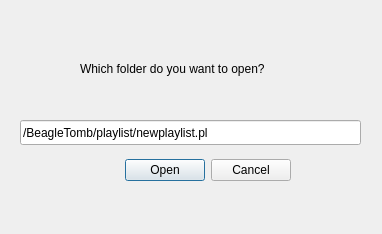
<?xml version="1.0" encoding="UTF-8"?>
<ui version="4.0">
 <class>openplaylist</class>
 <widget class="QDialog" name="openplaylist">
  <property name="geometry">
   <rect>
    <x>0</x>
    <y>0</y>
    <width>382</width>
    <height>234</height>
   </rect>
  </property>
  <property name="windowTitle">
   <string>Open Playlist</string>
  </property>
  <widget class="QDialogButtonBox" name="buttonBox">
   <property name="geometry">
    <rect>
     <x>70</x>
     <y>150</y>
     <width>221</width>
     <height>41</height>
    </rect>
   </property>
   <property name="orientation">
    <enum>Qt::Horizontal</enum>
   </property>
   <property name="standardButtons">
    <set>QDialogButtonBox::Cancel|QDialogButtonBox::Open</set>
   </property>
  </widget>
  <widget class="QLabel" name="label">
   <property name="geometry">
    <rect>
     <x>80</x>
     <y>60</y>
     <width>241</width>
     <height>17</height>
    </rect>
   </property>
   <property name="text">
    <string>Which folder do you want to open?</string>
   </property>
  </widget>
  <widget class="QLineEdit" name="OPENPL_entry">
   <property name="geometry">
    <rect>
     <x>20</x>
     <y>120</y>
     <width>341</width>
     <height>25</height>
    </rect>
   </property>
   <property name="text">
    <string>/BeagleTomb/playlist/newplaylist.pl</string>
   </property>
  </widget>
 </widget>
 <resources/>
 <connections>
  <connection>
   <sender>buttonBox</sender>
   <signal>accepted()</signal>
   <receiver>openplaylist</receiver>
   <slot>accept()</slot>
   <hints>
    <hint type="sourcelabel">
     <x>248</x>
     <y>254</y>
    </hint>
    <hint type="destinationlabel">
     <x>157</x>
     <y>274</y>
    </hint>
   </hints>
  </connection>
  <connection>
   <sender>buttonBox</sender>
   <signal>rejected()</signal>
   <receiver>openplaylist</receiver>
   <slot>reject()</slot>
   <hints>
    <hint type="sourcelabel">
     <x>316</x>
     <y>260</y>
    </hint>
    <hint type="destinationlabel">
     <x>286</x>
     <y>274</y>
    </hint>
   </hints>
  </connection>
 </connections>
</ui>
